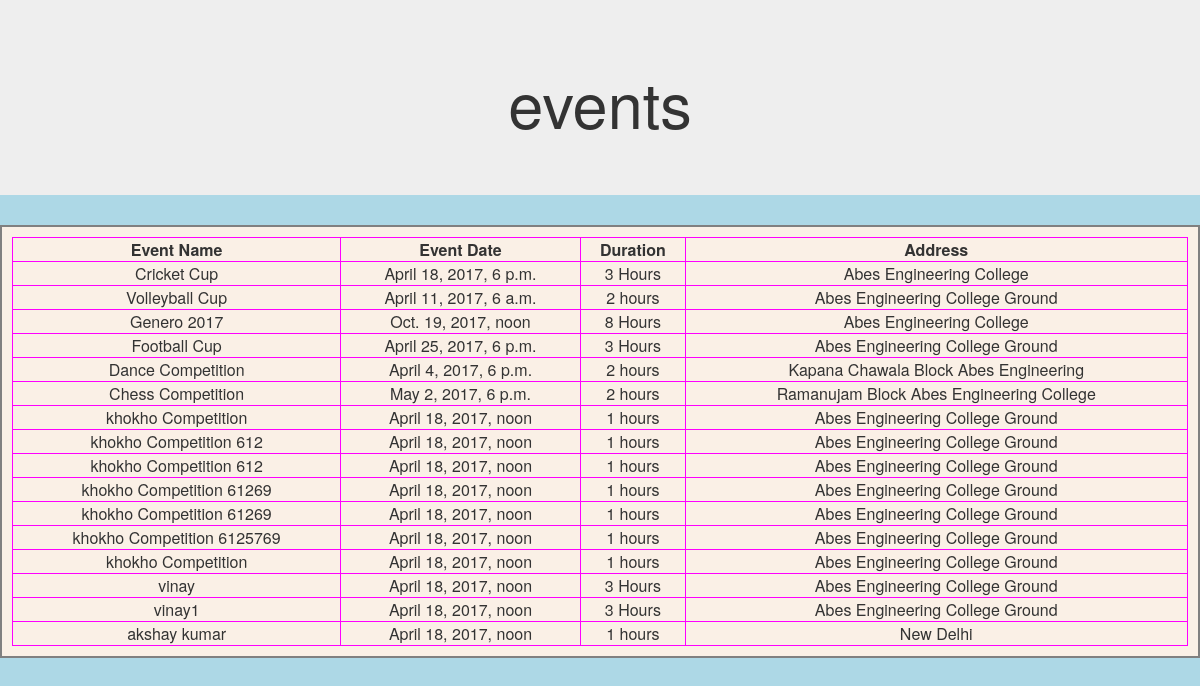
Page /events/detail/ on the committed database.
### events/models.py (models this page shows)
class Event(models.Model):
    event_name = models.CharField(max_length=200)
    date_time = models.DateTimeField(auto_now_add=False,blank=True)
    duration=models.CharField(max_length=10)
    address = models.CharField(max_length=255,blank=True)
    date_created = models.DateTimeField(auto_now_add=True)
    date_modified = models.DateTimeField(auto_now=True)

### events/views.py (the view)
@csrf_exempt
def detail(request):
    print 'hello'
    list=Event.objects.all()
    context={
    "list":list,
    "title":"events"
    }
    return render(request, 'events/detail.html', context)

### events/templates/events/detail.html (shortened to what this page needs)
<html>
<head>
  <link rel="stylesheet" href="https://maxcdn.bootstrapcdn.com/bootstrap/3.3.7/css/bootstrap.min.css">
</head>
<body style=" background-color: lightblue;">
<div class="jumbotron text-center">
<h1 style="text-align: center;">{{title }}</h1></div>
<div style="background-color:linen;padding:10px;border:2px solid grey;">
<table rules="all" style="width:100%;text-align: center;border:4px magenta;color:marron">
<tr class="container">
  <td><b>Event Name</b></td>
  <td><b>Event Date</b></td>
  <td><b>Duration</b></td>
  <td><b>Address</b></td>
</tr>
{% for obj in list %}
<tr class="container">
  <td>{{obj.event_name}}</td>
  <td>{{obj.date_time}}</td>
  <td>{{obj.duration}}</td>
  <td>{{obj.address}}</td>
</tr>
{% endfor %}
</table>
</div>
</body>
</html>

### rows in the picture
Event: event_name "Cricket Cup", date_time "April 18, 2017, 6 p.m.", duration "3 Hours", address "Abes Engineering College"
Event: event_name "Volleyball Cup", date_time "April 11, 2017, 6 a.m.", duration "2 hours", address "Abes Engineering College Ground"
Event: event_name "Genero 2017", date_time "Oct. 19, 2017, noon", duration "8 Hours", address "Abes Engineering College"
Event: event_name "Football Cup", date_time "April 25, 2017, 6 p.m.", duration "3 Hours", address "Abes Engineering College Ground"
Event: event_name "Dance Competition", date_time "April 4, 2017, 6 p.m.", duration "2 hours", address "Kapana Chawala Block Abes Engineering"
Event: event_name "Chess Competition", date_time "May 2, 2017, 6 p.m.", duration "2 hours", address "Ramanujam Block Abes Engineering College"
Event: event_name "khokho Competition", date_time "April 18, 2017, noon", duration "1 hours", address "Abes Engineering College Ground"
Event: event_name "khokho Competition 612", date_time "April 18, 2017, noon", duration "1 hours", address "Abes Engineering College Ground"
Event: event_name "khokho Competition 612", date_time "April 18, 2017, noon", duration "1 hours", address "Abes Engineering College Ground"
Event: event_name "khokho Competition 61269", date_time "April 18, 2017, noon", duration "1 hours", address "Abes Engineering College Ground"
Event: event_name "khokho Competition 61269", date_time "April 18, 2017, noon", duration "1 hours", address "Abes Engineering College Ground"
Event: event_name "khokho Competition 6125769", date_time "April 18, 2017, noon", duration "1 hours", address "Abes Engineering College Ground"
Event: event_name "khokho Competition", date_time "April 18, 2017, noon", duration "1 hours", address "Abes Engineering College Ground"
Event: event_name "vinay", date_time "April 18, 2017, noon", duration "3 Hours", address "Abes Engineering College Ground"
Event: event_name "vinay1", date_time "April 18, 2017, noon", duration "3 Hours", address "Abes Engineering College Ground"
Event: event_name "akshay kumar", date_time "April 18, 2017, noon", duration "1 hours", address "New Delhi"

### other values in the picture
{{ title }} "events"
